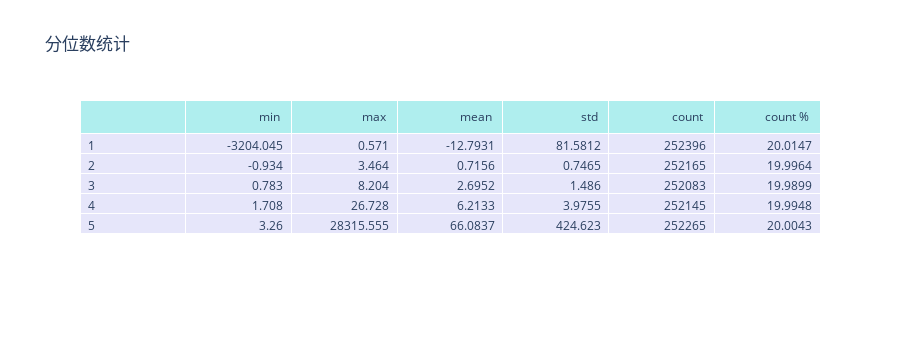
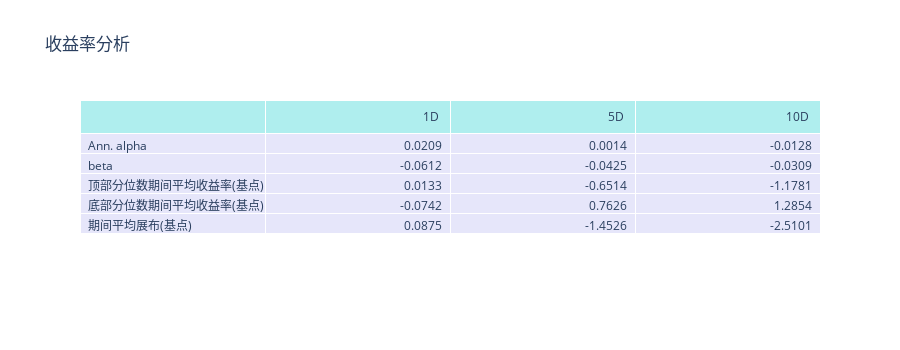
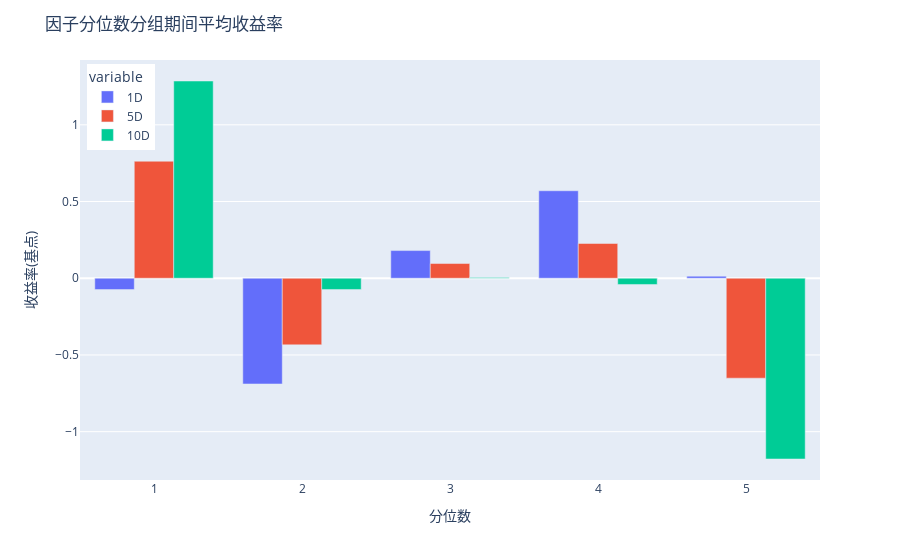
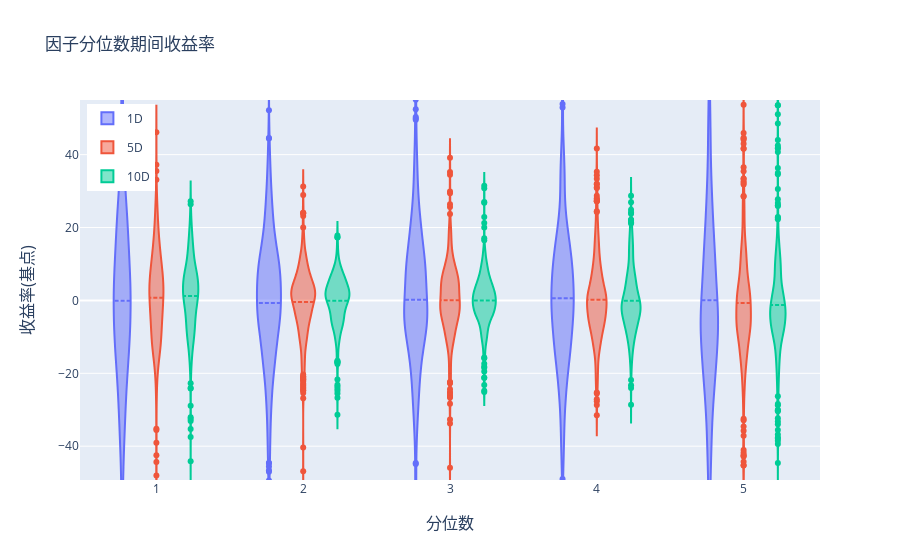

Here is the notebook cell these charts were saved with, in order:
### Markdown cell above
## Visualize Results

Finally, execute the following cell to pass the output of `get_clean_factor_and_forward_returns()` to a function called `create_full_tear_sheet()`. This will create whats known as a tear sheet.

### Code cell
from alphalens.tears import create_full_tear_sheet

create_full_tear_sheet(factor_data)

### Figure 1 — Plotly figure (JSON) as saved in the notebook; plotly's stock layout.template omitted (floating-point values rounded to 4 significant figures)
{"data": [{"cells": {"align": ["left", "right"], "fill": {"color": "lavender"}, "values": [[1, 2, 3, 4, 5], [-3204.0, -0.934, 0.783, 1.708, 3.26], [0.571, 3.464, 8.204, 26.73, 28320.0], [-12.79, 0.7156, 2.695, 6.213, 66.08], [81.58, 0.7465, 1.486, 3.975, 424.6], [252396, 252165, 252083, 252145, 252265], [20.01, 20.0, 19.99, 19.99, 20.0]]}, "header": {"align": ["left", "right"], "fill": {"color": "paleturquoise"}, "values": ["", "min <br>", "max <br>", "mean <br>", "std <br>", "count <br>", "count % <br>"]}, "type": "table"}], "layout": {"height": 350, "title": {"text": "分位数统计"}}}

### Figure 2 — Plotly figure (JSON) as saved in the notebook; plotly's stock layout.template omitted (floating-point values rounded to 4 significant figures)
{"data": [{"cells": {"align": ["left", "right"], "fill": {"color": "lavender"}, "values": [["Ann. alpha", "beta", "顶部分位数期间平均收益率(基点)", "底部分位数期间平均收益率(基点)", "期间平均展布(基点)"], [0.0209, -0.0612, 0.0133, -0.0742, 0.0875], [0.0014, -0.0425, -0.6514, 0.7626, -1.453], [-0.0128, -0.0309, -1.178, 1.285, -2.51]]}, "header": {"align": ["left", "right"], "fill": {"color": "paleturquoise"}, "values": ["", "1D <br>", "5D <br>", "10D <br>"]}, "type": "table"}], "layout": {"height": 350, "title": {"text": "收益率分析"}}}

### Figure 3 — Plotly figure (JSON) as saved in the notebook; plotly's stock layout.template omitted (floating-point values rounded to 4 significant figures)
{"data": [{"alignmentgroup": "True", "hovertemplate": "variable=1D<br>factor_quantile=%{x}<br>value=%{y}<extra></extra>", "legendgroup": "1D", "marker": {"color": "#636efa"}, "name": "1D", "offsetgroup": "1D", "orientation": "v", "showlegend": true, "textposition": "auto", "type": "bar", "x": [1, 2, 3, 4, 5], "xaxis": "x", "y": [-0.0742, -0.6892, 0.1802, 0.5701, 0.01333], "yaxis": "y"}, {"alignmentgroup": "True", "hovertemplate": "variable=5D<br>factor_quantile=%{x}<br>value=%{y}<extra></extra>", "legendgroup": "5D", "marker": {"color": "#EF553B"}, "name": "5D", "offsetgroup": "5D", "orientation": "v", "showlegend": true, "textposition": "auto", "type": "bar", "x": [1, 2, 3, 4, 5], "xaxis": "x", "y": [0.7626, -0.4342, 0.09581, 0.2265, -0.6514], "yaxis": "y"}, {"alignmentgroup": "True", "hovertemplate": "variable=10D<br>factor_quantile=%{x}<br>value=%{y}<extra></extra>", "legendgroup": "10D", "marker": {"color": "#00cc96"}, "name": "10D", "offsetgroup": "10D", "orientation": "v", "showlegend": true, "textposition": "auto", "type": "bar", "x": [1, 2, 3, 4, 5], "xaxis": "x", "y": [1.285, -0.07325, 0.005401, -0.04074, -1.178], "yaxis": "y"}], "layout": {"barmode": "group", "legend": {"title": {"text": "variable"}, "tracegroupgap": 0, "x": 0.01, "xanchor": "left", "y": 0.99, "yanchor": "top"}, "margin": {"t": 60}, "title": {"text": "因子分位数分组期间平均收益率"}, "xaxis": {"anchor": "y", "domain": [0, 1], "title": {"text": "分位数"}}, "yaxis": {"anchor": "x", "domain": [0, 1], "range": [null, null], "title": {"text": "收益率(基点)"}}}}

### Figure 4 — Plotly figure (JSON) as saved in the notebook; plotly's stock layout.template omitted (floating-point values rounded to 4 significant figures; data arrays with more than 128 entries replaced by an {"elided": "..."} marker saying what was removed)
{"data": [{"box": {"visible": false}, "legendgroup": "1D", "meanline": {"visible": true}, "name": "1D", "scalegroup": "1D", "type": "violin", "x": {"elided": "2445 int values"}, "y": {"elided": "2445 float values"}}, {"box": {"visible": false}, "legendgroup": "5D", "meanline": {"visible": true}, "name": "5D", "scalegroup": "5D", "type": "violin", "x": {"elided": "2445 int values"}, "y": {"elided": "2445 float values"}}, {"box": {"visible": false}, "legendgroup": "10D", "meanline": {"visible": true}, "name": "10D", "scalegroup": "10D", "type": "violin", "x": {"elided": "2445 int values"}, "y": {"elided": "2445 float values"}}], "layout": {"annotations": [{"font": {"size": 16}, "showarrow": false, "text": "分位数", "x": 0.5, "xanchor": "center", "xref": "paper", "y": 0, "yanchor": "top", "yref": "paper", "yshift": -30}, {"font": {"size": 16}, "showarrow": false, "text": "收益率(基点)", "textangle": -90, "x": 0, "xanchor": "right", "xref": "paper", "xshift": -40, "y": 0.5, "yanchor": "middle", "yref": "paper"}], "legend": {"x": 0.01, "xanchor": "left", "y": 0.99, "yanchor": "top"}, "title": {"text": "因子分位数期间收益率"}, "violinmode": "group", "xaxis": {"anchor": "y", "domain": [0, 1]}, "yaxis": {"anchor": "x", "domain": [0, 1], "range": [-49.28, 55.0]}}}
